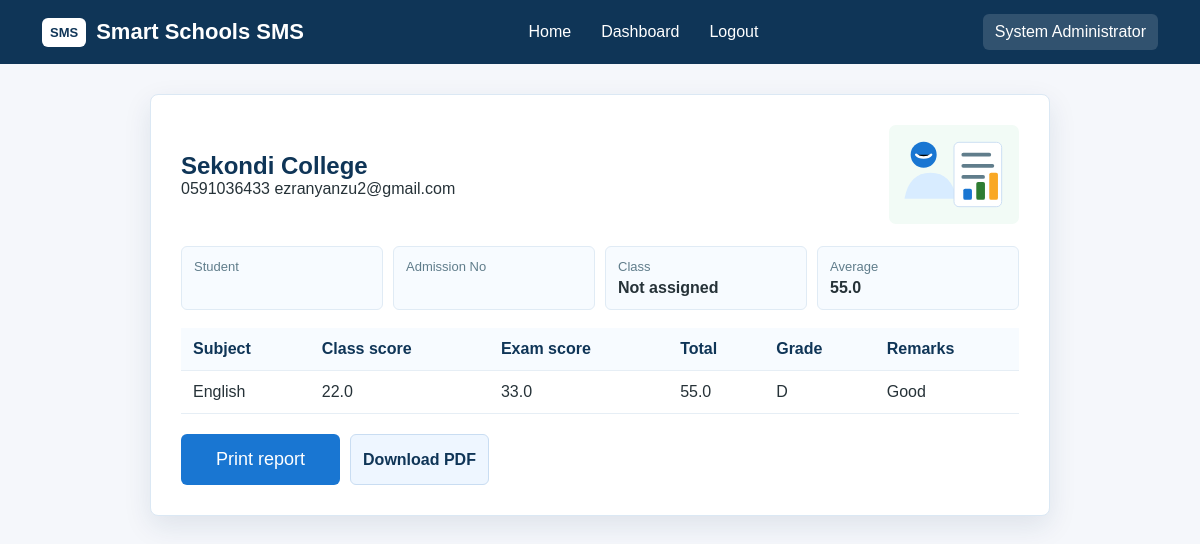
/student/report?student_id=2 (signed in), run on the app's committed database.
### app/models.py (models this page shows)
class User(UserMixin, db.Model):
    __tablename__ = "users"
    id = db.Column(db.Integer, primary_key=True)
    school_id = db.Column(db.Integer, nullable=True)
    role = db.Column(db.String(40), nullable=False)
    full_name = db.Column(db.String(160), nullable=False, default="")
    username = db.Column(db.String(100), unique=True, nullable=False)
    password_hash = db.Column(db.String(255), nullable=False)
    email = db.Column(db.String(120), default="")
    phone = db.Column(db.String(40), default="")
    active = db.Column(db.Boolean, default=True)
    created_at = db.Column(db.String(40), default=now_text)
    must_change_password = db.Column(db.Boolean, default=True, nullable=False)
    @property
    def is_active(self):
        return bool(self.active)
    @property
    def display_name(self):
        return self.full_name or self.username

class School(db.Model):
    __tablename__ = "schools"
    id = db.Column(db.Integer, primary_key=True)
    name = db.Column(db.String(180), nullable=False)
    motto = db.Column(db.String(255), default="")
    crest = db.Column(db.String(255), default="")
    address = db.Column(db.String(255), default="")
    phone = db.Column(db.String(40), default="")
    email = db.Column(db.String(120), default="")
    academic_year = db.Column(db.String(40), default="")
    term = db.Column(db.String(40), default="")
    onboarded = db.Column(db.Boolean, default=False)
    created_at = db.Column(db.String(40), default=now_text)
    head_name = db.Column(db.String(160), default="")
    head_title = db.Column(db.String(100), default="Head of School")
    head_signature = db.Column(db.String(260), default="")

class Score(db.Model):
    __tablename__ = "scores"
    id = db.Column(db.Integer, primary_key=True)
    school_id = db.Column(db.Integer, db.ForeignKey("schools.id"), nullable=False)
    student_id = db.Column(db.Integer, db.ForeignKey("students.id"), nullable=False)
    subject_id = db.Column(db.Integer, db.ForeignKey("subjects.id"), nullable=False)
    class_score = db.Column(db.Float, default=0)
    exam_score = db.Column(db.Float, default=0)
    remarks = db.Column(db.String(255), default="")
    term = db.Column(db.String(40), default="")
    academic_year = db.Column(db.String(40), default="")
    teacher_id = db.Column(db.Integer)
    updated_at = db.Column(db.String(40), default=now_text)
    conduct = db.Column(db.String(120), default="")
    position = db.Column(db.String(40), default="")
    student = db.relationship("Student", backref="scores")
    subject = db.relationship("Subject")
    @property
    def total(self):
        return float(self.class_score or 0) + float(self.exam_score or 0)
    @property
    def grade(self):
        total = self.total
        if total >= 80:
            return "A"
        if total >= 70:
            return "B"
        if total >= 60:
            return "C"
        if total >= 50:
            return "D"
        return "F"

class Subject(db.Model):
    __tablename__ = "subjects"
    id = db.Column(db.Integer, primary_key=True)
    school_id = db.Column(db.Integer, db.ForeignKey("schools.id"), nullable=False)
    name = db.Column(db.String(120), nullable=False)
    code = db.Column(db.String(30), default="")
    teacher_id = db.Column(db.Integer)

### app/auth/routes.py (the view)
@auth.route("/student/report")
@login_required
def student_report():
    context = student_report_context(request.args.get("student_id", type=int))
    log_action("view_report", "Student report viewed")
    db.session.commit()
    return render_template("student/report.html", **context)

### app/auth/routes.py (called while the page is built)
def log_action(action, details=""):
    log = AuditLog(
        user_id=current_user.id if current_user.is_authenticated else None,
        username=current_user.username if current_user.is_authenticated else "",
        action=action,
        details=details,
        ip_address=request.headers.get("X-Forwarded-For", request.remote_addr or ""),
    )
    db.session.add(log)

def current_school():
    if current_user.is_authenticated and current_user.school_id:
        school = School.query.get(current_user.school_id)
        if school:
            return school
    return School.query.first()

def student_report_context(student_id=None):
    student = None
    if current_user.role == "student":
        student = Student.query.filter_by(user_id=current_user.id).first()
    elif student_id:
        student = Student.query.get_or_404(student_id)
    scores = []
    if student:
        scores = Score.query.filter_by(student_id=student.id).all()
    total = sum(score.total for score in scores)
    average = round(total / len(scores), 2) if scores else 0
    chart_labels = [score.subject.name if score.subject else "Subject" for score in scores]
    chart_values = [score.total for score in scores]
    return {
        "school": current_school(),
        "student": student,
        "scores": scores,
        "average": average,
        "chart_labels": chart_labels,
        "chart_values": chart_values,
        "generated_at": datetime.now().strftime("%d %b %Y %I:%M %p"),
    }

### app/models.py (called while the page is built)
def now_text():
    return datetime.utcnow().isoformat(timespec="seconds")

@login_manager.user_loader
def load_user(user_id):
    return User.query.get(int(user_id))

### app/templates/student/report.html (shortened to what this page needs)
{% extends "layouts/base.html" %}
{% block content %}
<section class="print-page">
    <div class="report-sheet">
        <div class="report-header">
            <div>
                <h1>{{ school.name if school else "Smart Schools SMS" }}</h1>
                <p>{{ school.phone if school else "" }} {{ school.email if school else "" }}</p>
            </div>
            <img src="{{ url_for('static', filename='img/student-results.svg') }}" alt="Student report">
        </div>
        {% if student %}
        <div class="report-meta">
            <div><span>Student</span><strong>{{ student.user.display_name }}</strong></div>
            <div><span>Admission No</span><strong>{{ student.admission_no }}</strong></div>
            <div><span>Class</span><strong>{{ student.class_group.name if student.class_group else "Not assigned" }}</strong></div>
            <div><span>Average</span><strong>{{ average }}</strong></div>
        </div>
        {% include "student/report_table.html" %}
        <div class="report-actions no-print">
            <button type="button" onclick="window.print()">Print report</button>
            <a class="small-btn secondary" href="{{ url_for('auth.student_report_pdf', student_id=student.id) }}">Download PDF</a>
        </div>
        {% else %}
        <p>No student profile is available.</p>
        {% endif %}
    </div>
</section>
{% endblock %}

### app/templates/layouts/base.html (shortened to what this page needs)
<!DOCTYPE html>
<html lang="en">
<head>
    <link rel="stylesheet" href="{{ url_for('static', filename='css/style.css') }}">
</head>
<body>
    <nav>
    <div class="logo">
        <span class="logo-icon">SMS</span>
        <span>Smart Schools SMS</span>
    </div>
    <ul>
        <li><a href="/">Home</a></li>
        {% if current_user.is_authenticated %}
        <li><a href="{{ url_for('auth.dashboard') }}">Dashboard</a></li>
        <li><a href="{{ url_for('auth.logout') }}">Logout</a></li>
        {% endif %}
    </ul>
    {% if current_user.is_authenticated %}
    <span class="user-chip">{{ current_user.display_name }}</span>
    {% else %}
    <a href="/login">
        <button class="login-btn">
            Login
        </button>
    </a>
    {% endif %}
</nav>
    <main>
    {% block content %}
    {% endblock %}
    </main>
</body>
</html>

### app/templates/student/report_table.html
<div class="table-wrap">
    <table>
        <thead>
            <tr>
                <th>Subject</th>
                <th>Class score</th>
                <th>Exam score</th>
                <th>Total</th>
                <th>Grade</th>
                <th>Remarks</th>
            </tr>
        </thead>
        <tbody>
            {% for score in scores %}
            <tr>
                <td>{{ score.subject.name if score.subject else "Subject" }}</td>
                <td>{{ score.class_score or 0 }}</td>
                <td>{{ score.exam_score or 0 }}</td>
                <td>{{ score.total }}</td>
                <td>{{ score.grade }}</td>
                <td>{{ score.remarks or "-" }}</td>
            </tr>
            {% else %}
            <tr><td colspan="6">No results have been published yet.</td></tr>
            {% endfor %}
        </tbody>
    </table>
</div>

### app/static/css/style.css (style rules this page uses)
* { margin:0; padding:0; box-sizing:border-box; }
body { font-family:Arial, sans-serif; background:#f5f7fb; color:#263238; }
nav { background:#0f3557; color:white; display:flex; justify-content:space-between; align-items:center; padding:14px 42px; position:sticky; top:0; }
.logo { display:flex; align-items:center; font-size:22px; font-weight:bold; }
.logo-icon { font-size:13px; margin-right:10px; background:#ffffff; color:#0f3557; padding:7px 8px; border-radius:6px; }
nav ul { display:flex; list-style:none; }
nav li { margin:0 15px; }
nav a { color:white; text-decoration:none; font-size:16px; }
button { background:#1976d2; color:white; border:none; padding:15px 35px; border-radius:6px; cursor:pointer; font-size:18px; }
.user-chip { background:rgba(255,255,255,.14); padding:9px 12px; border-radius:6px; }
.table-wrap { overflow-x:auto; }
table { width:100%; border-collapse:collapse; }
th, td { padding:12px; border-bottom:1px solid #e6eef5; text-align:left; }
th { background:#f7fbff; color:#0f3557; }
.small-btn { display:inline-flex; align-items:center; justify-content:center; min-height:38px; padding:9px 12px; border-radius:6px; background:#1976d2; color:#ffffff; text-decoration:none; border:none; font-weight:bold; }
.small-btn.secondary { background:#eef6ff; color:#0f3557; border:1px solid #c9ddf2; }
.print-page { padding:30px 18px 70px; }
.report-sheet, .login-slip { max-width:900px; margin:0 auto; background:#ffffff; border:1px solid #dbe8f4; border-radius:8px; padding:30px; box-shadow:0 10px 28px rgba(15,53,87,.1); }
.report-header, .slip-head { display:flex; justify-content:space-between; gap:22px; align-items:center; margin-bottom:22px; }
.report-header h1, .slip-head h1 { color:#0f3557; }
.report-header img, .slip-head img { width:130px; }
.report-meta { display:grid; grid-template-columns:repeat(4, 1fr); gap:10px; margin-bottom:18px; }
.report-meta div, .slip-body p { background:#f7fbff; border:1px solid #e0ebf5; border-radius:6px; padding:12px; }
.report-meta span, .slip-body span { display:block; color:#607d8b; font-size:13px; margin-bottom:5px; }
.report-actions { display:flex; gap:10px; margin-top:20px; }

### data on the page
User: display_name "System Administrator"
School: name "Sekondi College", phone "0591036433", email "ezranyanzu2@gmail.com"
Score: subject "English", class_score "22.0", exam_score "33.0", total "55.0", grade "D", remarks "Good"

### other printed values
{{ student.class_group.name if student.class_group else "Not assigned" }} "Not assigned"
{{ average }} "55.0"
